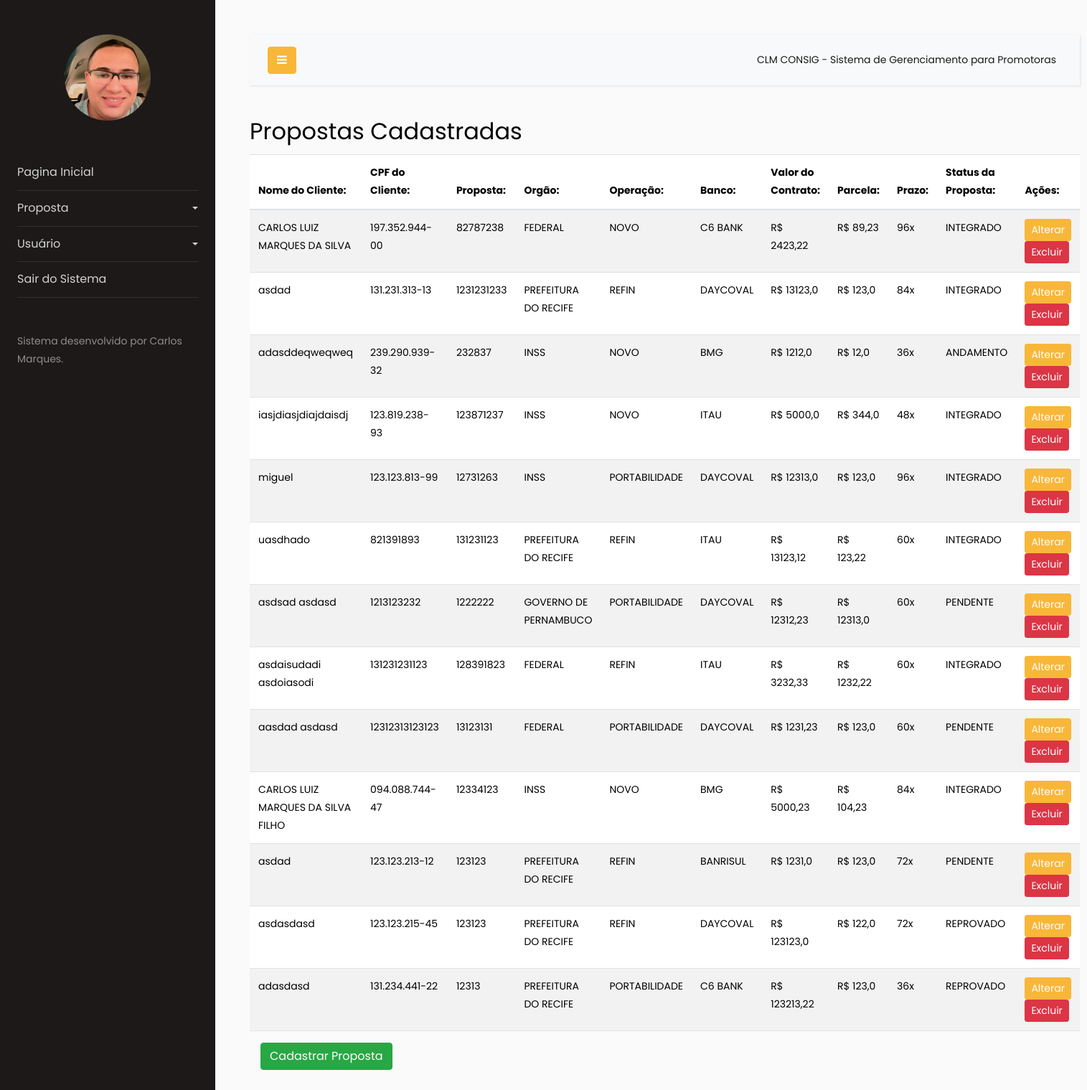
Screenshot of /consultar_proposta/ with the database file from the repository.
### main/models.py (models this page shows, shortened)
class Proposta(models.Model):
    nome = models.CharField(max_length=255)
    cpf = models.CharField(max_length=11)
    proposta = models.CharField(max_length=255)
    ORGAO_CHOICES = [
        ("INSS", "INSS"),
        ("FEDERAL", "FEDERAL"),
        ("PREFEITURA DO RECIFE", "PREFEITURA DO RECIFE"),
        ("GOVERNO DE PERNAMBUCO", "GOVERNO DE PERNAMBUCO"),
        ("EXERCITO", "EXERCITO"),
        ("AERONAUTICA", "AERONAUTICA"),
        ("MARINHA", "MARINHA"),
    ]
    orgao = models.CharField(choices=ORGAO_CHOICES, blank=False, null=False, max_length=60)
    OPERACAO_CHOICES = [
        ("NOVO", "NOVO"),
        ("REFIN", "REFIN"),
        ("PORTABILIDADE", "PORTABILIDADE"),
        ("CARTAO CONSIGNADO", "CARTAO CONSIGNADO"),
        ("CARTAO BENEFICIO", "CARTAO BENEFICIO"),
    ]
    operacao = models.CharField(choices=OPERACAO_CHOICES, blank=False, null=False, max_length=60)
    BANCO_CHOICES = [
        ("BMG", "BMG"),
        ("ITAU", "ITAU"),
        ("DAYCOVAL", "DAYCOVAL"),
        ("C6 BANK", "C6 BANK"),
        ("BANRISUL", "BANRISUL"),
        ("MERCANTIL", "MERCANTIL"),
        ("OLE CONSIGNADO", "OLE CONSIGNADO"),
        ("BRADESCO", "BRADESCO"),
        ("SAFRA", "SAFRA"),
    ]
    banco = models.CharField(choices=BANCO_CHOICES, blank=False, null=False, max_length=60)
    valor = models.FloatField()
    parcela = models.FloatField()
    prazo = models.IntegerField()
    STATUS_CHOICES = [
        ("AND", "ANDAMENTO"),
        ("REP", "REPROVADO"),
        ("INT", "INTEGRADO"),
        ("PEN", "PENDENTE"),
    ]
    status = models.CharField(choices=STATUS_CHOICES, max_length=3, blank=False, null=False)

### main/views.py (the view)
# urls.py: path('consultar_proposta/', views.consultar_proposta, name='consultar_proposta'),
def consultar_proposta(request):
    lista_proposta = Proposta.objects.all()
    return render(request,'consultar/consultar_proposta.html', {'lista_proposta':lista_proposta})

### main/templates/consultar/consultar_proposta.html (shortened to what this page needs)
{% extends "dashboard/index.html" %}
{% block content %}
<!doctype html>
<html lang="en">
  <head>
  </head>
  <body>
    <h2>Propostas Cadastradas</h2>
    <table class="table table-striped">
      <thead>
        <tr>
          <th scope="col">Nome do Cliente:</th>
          <th scope="col">CPF do Cliente:</th>
          <th scope="col">Proposta:</th>
          <th scope="col">Orgão:</th>
          <th scope="col">Operação:</th>
          <th scope="col">Banco:</th>
          <th scope="col">Valor do Contrato:</th>
          <th scope="col">Parcela:</th>
          <th scope="col">Prazo:</th>
          <th scope="col">Status da Proposta:</th>
          <th scope="col">Ações:</th>
        </tr>
      </thead>
      <tbody>
        {% for proposta in lista_proposta %}
          <tr>
            <td>{{ proposta.nome }}</td>
            <td>{{ proposta.cpf }}</td>
            <td>{{ proposta.proposta }}</td>
            <td>{{ proposta.orgao }}</td>
            <td>{{ proposta.operacao }}</td>
            <td>{{ proposta.banco }}</td>
            <td>R$ {{ proposta.valor }}</td>
            <td>R$ {{ proposta.parcela }}</td>
            <td>{{ proposta.prazo }}x</td>
            <td>{{ proposta.status }}</td>
            <td>
              <a href="" class="btn btn-primary btn-sm">Alterar</a>
              <a href="" class="btn btn-danger btn-sm">Excluir</a>
            </td>
          </tr>
        {% empty %}
          <tr>
            <td colspan="11">Nenhuma proposta cadastrada.</td>
          </tr>
        {% endfor %}
      </tbody>
    </table>
    <div class="col-6">
      <form action="http://127.0.0.1:8000/nova_proposta/">
        <button type="submit" class="btn btn-success">Cadastrar Proposta</button>
      </form>
    </div>
  </body>
</html>
{% endblock %}

### rows the page displays
Proposta: nome "CARLOS LUIZ MARQUES DA SILVA", cpf "197.352.944-00", proposta "82787238", orgao "FEDERAL", operacao "NOVO", banco "C6 BANK", valor "2423,22", parcela "89,23", prazo "96", status "INTEGRADO"
Proposta: nome "asdad", cpf "131.231.313-13", proposta "1231231233", orgao "PREFEITURA DO RECIFE", operacao "REFIN", banco "DAYCOVAL", valor "13123,0", parcela "123,0", prazo "84", status "INTEGRADO"
Proposta: nome "adasddeqweqweq", cpf "239.290.939-32", proposta "232837", orgao "INSS", operacao "NOVO", banco "BMG", valor "1212,0", parcela "12,0", prazo "36", status "ANDAMENTO"
Proposta: nome "iasjdiasjdiajdaisdj", cpf "123.819.238-93", proposta "123871237", orgao "INSS", operacao "NOVO", banco "ITAU", valor "5000,0", parcela "344,0", prazo "48", status "INTEGRADO"
Proposta: nome "miguel", cpf "123.123.813-99", proposta "12731263", orgao "INSS", operacao "PORTABILIDADE", banco "DAYCOVAL", valor "12313,0", parcela "123,0", prazo "96", status "INTEGRADO"
Proposta: nome "uasdhado", cpf "821391893", proposta "131231123", orgao "PREFEITURA DO RECIFE", operacao "REFIN", banco "ITAU", valor "13123,12", parcela "123,22", prazo "60", status "INTEGRADO"
Proposta: nome "asdsad asdasd", cpf "1213123232", proposta "1222222", orgao "GOVERNO DE PERNAMBUCO", operacao "PORTABILIDADE", banco "DAYCOVAL", valor "12312,23", parcela "12313,0", prazo "60", status "PENDENTE"
Proposta: nome "asdaisudadi asdoiasodi", cpf "131231231123", proposta "128391823", orgao "FEDERAL", operacao "REFIN", banco "ITAU", valor "3232,33", parcela "1232,22", prazo "60", status "INTEGRADO"
Proposta: nome "aasdad asdasd", cpf "12312313123123", proposta "13123131", orgao "FEDERAL", operacao "PORTABILIDADE", banco "DAYCOVAL", valor "1231,23", parcela "123,0", prazo "60", status "PENDENTE"
Proposta: nome "CARLOS LUIZ MARQUES DA SILVA FILHO", cpf "094.088.744-47", proposta "12334123", orgao "INSS", operacao "NOVO", banco "BMG", valor "5000,23", parcela "104,23", prazo "84", status "INTEGRADO"
Proposta: nome "asdad", cpf "123.123.213-12", proposta "123123", orgao "PREFEITURA DO RECIFE", operacao "REFIN", banco "BANRISUL", valor "1231,0", parcela "123,0", prazo "72", status "PENDENTE"
Proposta: nome "asdasdasd", cpf "123.123.215-45", proposta "123123", orgao "PREFEITURA DO RECIFE", operacao "REFIN", banco "DAYCOVAL", valor "123123,0", parcela "122,0", prazo "72", status "REPROVADO"
Proposta: nome "adasdasd", cpf "131.234.441-22", proposta "12313", orgao "PREFEITURA DO RECIFE", operacao "PORTABILIDADE", banco "C6 BANK", valor "123213,22", parcela "123,0", prazo "36", status "REPROVADO"
